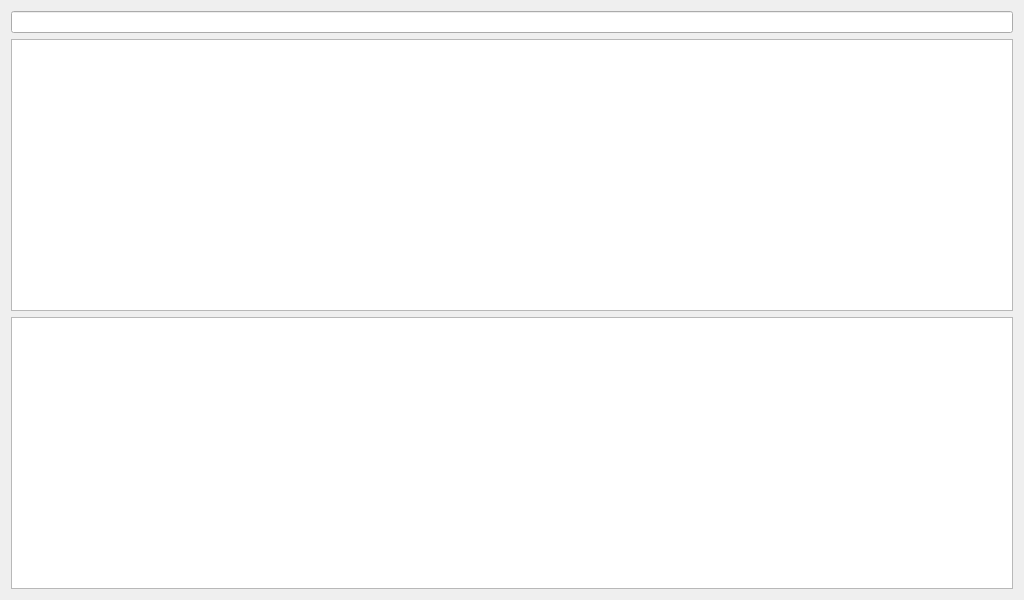
<?xml version="1.0" encoding="UTF-8"?>
<ui version="4.0">
 <class>MainUI</class>
 <widget class="QWidget" name="MainUI">
  <property name="geometry">
   <rect>
    <x>0</x>
    <y>0</y>
    <width>1024</width>
    <height>600</height>
   </rect>
  </property>
  <property name="windowTitle">
   <string>MainUI</string>
  </property>
  <layout class="QVBoxLayout" name="verticalLayout">
   <item>
    <widget class="QLineEdit" name="lineEdit"/>
   </item>
   <item>
    <widget class="QTextEdit" name="textEdit"/>
   </item>
   <item>
    <widget class="QTextBrowser" name="textBrowser"/>
   </item>
  </layout>
 </widget>
 <layoutdefault spacing="6" margin="11"/>
 <resources/>
 <connections/>
</ui>
